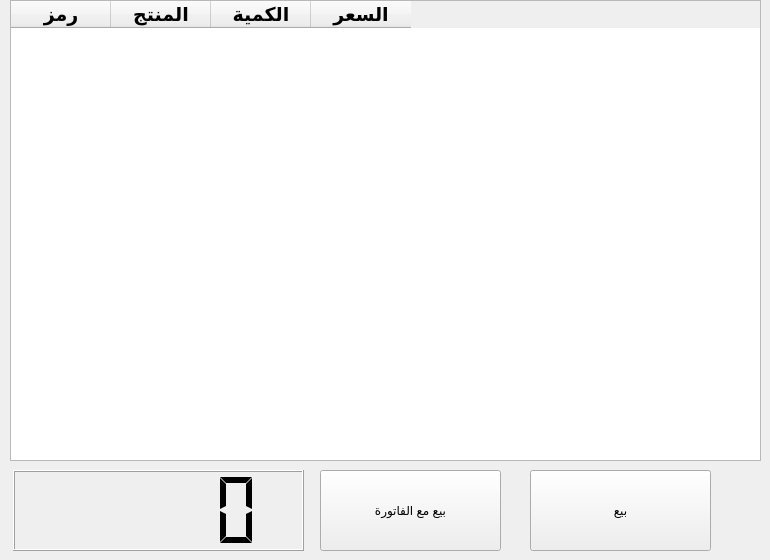
    <widget class="QWidget" name="page_todaywork">
     <widget class="QTableWidget" name="Tb_todaywork">
      <property name="geometry">
       <rect>
        <x>10</x>
        <y>0</y>
        <width>751</width>
        <height>461</height>
       </rect>
      </property>
      <column>
       <property name="text">
        <string>رمز</string>
       </property>
       <property name="font">
        <font>
         <family>Rawafed Zainab</family>
         <pointsize>14</pointsize>
         <weight>75</weight>
         <bold>true</bold>
        </font>
       </property>
       <property name="textAlignment">
        <set>AlignCenter</set>
       </property>
      </column>
      <column>
       <property name="text">
        <string>المنتج</string>
       </property>
       <property name="font">
        <font>
         <family>Rawafed Zainab</family>
         <pointsize>14</pointsize>
         <weight>75</weight>
         <bold>true</bold>
        </font>
       </property>
       <property name="textAlignment">
        <set>AlignCenter</set>
       </property>
      </column>
      <column>
       <property name="text">
        <string>الكمية</string>
       </property>
       <property name="font">
        <font>
         <family>Rawafed Zainab</family>
         <pointsize>14</pointsize>
         <weight>75</weight>
         <bold>true</bold>
        </font>
       </property>
       <property name="textAlignment">
        <set>AlignCenter</set>
       </property>
      </column>
      <column>
       <property name="text">
        <string>السعر</string>
       </property>
       <property name="font">
        <font>
         <family>Rawafed Zainab</family>
         <pointsize>14</pointsize>
         <weight>75</weight>
         <bold>true</bold>
        </font>
       </property>
       <property name="textAlignment">
        <set>AlignCenter</set>
       </property>
      </column>
     </widget>
     <widget class="QLCDNumber" name="TotalShow">
      <property name="geometry">
       <rect>
        <x>13</x>
        <y>470</y>
        <width>291</width>
        <height>81</height>
       </rect>
      </property>
      <property name="smallDecimalPoint">
       <bool>false</bool>
      </property>
      <property name="segmentStyle">
       <enum>QLCDNumber::Flat</enum>
      </property>
      <property name="value" stdset="0">
       <double>0.000000000000000</double>
      </property>
      <property name="intValue" stdset="0">
       <number>0</number>
      </property>
     </widget>
     <widget class="QPushButton" name="Pb_sell">
      <property name="geometry">
       <rect>
        <x>530</x>
        <y>470</y>
        <width>181</width>
        <height>81</height>
       </rect>
      </property>
      <property name="text">
       <string>بيع</string>
      </property>
     </widget>
     <widget class="QPushButton" name="Pb_sell_bill">
      <property name="geometry">
       <rect>
        <x>320</x>
        <y>470</y>
        <width>181</width>
        <height>81</height>
       </rect>
      </property>
      <property name="text">
       <string>بيع مع الفاتورة</string>
      </property>
     </widget>
    </widget>
